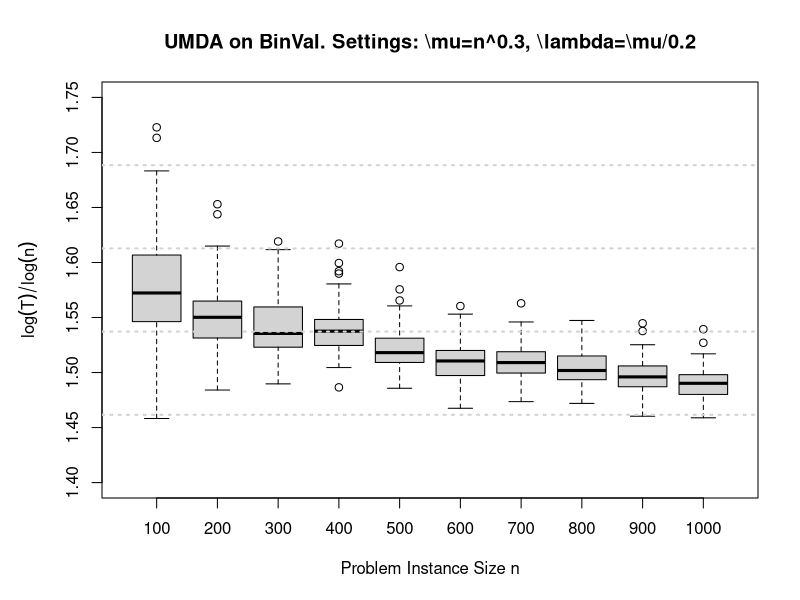

Generate this figure with R:
#setEPS()
#postscript
pdf(file="umda_bval_0.3.pdf", width = 16.0, height = 6)
par(mfrow=c(1,1))
mar.default = c(5, 4, 4, 2) + 0.1
par(mar=mar.default+c(0,1,0,0))

#small population size
raw.small = read.table(file = "umda_binval_power0.3_gamma0.2.txt", header= FALSE)

for (n in seq(100, 1000, by=100)){
  print(nrow(raw.small[raw.small$V1==n, ]))
}

m = matrix(0L, nrow=10, ncol=100, dimnames = list(seq(100,1000,by=100),1:100))
print(m)

r = 1
for (n in seq(100, 1000, by=100)){
  nres = raw.small[raw.small$V1==n,]
  rows = nrow(nres)
  c = 1
  for (cols in 1:rows){
    m[r,c] = nres[cols,3]
    c = c + 1
  }
  r = r + 1
}

is.na(m) <- m==0
print(m)
print(nrow(m))
for (n in 1:nrow(m)){
  m[n,is.na(m[n,])] = mean(m[n,], na.rm = TRUE)
}
print(m)

#data = matrix(data.vector, nrow = 10, ncol = 100, byrow = TRUE, dimnames = list(seq(100,1000,by=100),1:100))
rm = rowMeans(m, na.rm = TRUE, dims = 1)
print(rm)
x = seq(100, 1000, by=100)
y = rm


boxplot(log(m)/(log(x)) ~ x, 
        xlab = "Problem Instance Size n", ylim=c(1.40, 1.75),
        ylab = expression(log(T)/log(n)), main="UMDA on BinVal. Settings: \\mu=n^0.3, \\lambda=\\mu/0.2")

#abline(h=1.65, col="blue")
grid(NA, 5, lwd = 2) 

#plot(x,log(y)/log(x), pch=16,tck=0.03, main = "Small population size", xlab = "Length of bitstring",
#      ylab = "Average runtime", cex.lab=2, cex.main=2, cex.axis=1.5, xlim=c(0,550), ylim=c(1.9,2.2))

#abline(h=2.0, col="red")
# ds = data.frame(x=x, y=y)
# str(ds)
# m = nls(y~a*x^power, data=ds, start = list(a=.5, power=1.5), trace = T)
# a = round(coef(m)[1],3)
# power = round(coef(m)[2],3)
# lines(x, predict(m, list(x=x)), lty=1, col="red")
# text(100,600000,expression(4.304*n^1.802), pos = 4, cex = 2)
# grid(nx=NULL, ny = NULL, col = "gray48", lty = "dotted",
#      lwd = 2, equilogs = TRUE)

# medium population size
# raw.small = read.table(file = "umda-los-medium", header= FALSE)
# data.vector = c()
# for (n in seq(100, 1000, by=100)){
#   for (row in 1:1000) {
#     if (raw.small[row,1]==n){
#       data.vector = c(data.vector, raw.small[row,3])
#     }
#   }
# }
# data = matrix(data.vector, nrow = 10, ncol = 100, byrow = TRUE, dimnames = list(seq(100,1000,by=100),1:100))
# rm = rowMeans(data, na.rm = FALSE,dims = 1)
# x = seq(100, 1000, by=100)
# y = rm
# 
# boxplot(log(data)/log(x)~ x)
# plot(x,y, pch=16,tck=0.03, main = "Medium population size", xlab = "Length of bitstring",
#      ylab = "Average runtime", cex.lab=2, cex.main=2, cex.axis=1.5)
# ds = data.frame(x=x, y=y)
# str(ds)
# m = nls(y~a*x^power, data=ds, start = list(a=.5, power=1.5), trace = T)
# a = round(coef(m)[1],3)
# power = round(coef(m)[2],3)
# lines(x, predict(m, list(x=x)), lty=1, col="red")
# text(100,600000,expression(1.468*n^1.946), pos = 4, cex = 2)
# grid(nx=NULL, ny = NULL, col = "gray48", lty = "dotted",
#      lwd = 2, equilogs = TRUE)

# large population size
# raw.small = read.table(file = "umda-los-large", header= FALSE)
# data.vector = c()
# for (n in seq(100, 1000, by=100)){
#   for (row in 1:1000) {
#     if (raw.small[row,1]==n){
#       data.vector = c(data.vector, raw.small[row,3])
#     }
#   }
# }
# data = matrix(data.vector, nrow = 10, ncol = 100, byrow = TRUE, dimnames = list(seq(100,1000,by=100),1:100))
# rm = rowMeans(data, na.rm = FALSE,dims = 1)
# x = seq(100, 1000, by=100)
# y = rm
# 
# boxplot(log(data)/log(x) ~ x)
# plot(x,y, pch=16,tck=0.03, main = "Large population size", xlab = "Length of bitstring",
#      ylab = "Average runtime", cex.lab=2, cex.main=2, cex.axis=1.5)
# ds = data.frame(x=x, y=y)
# str(ds)
# m = nls(y~a*x^power, data=ds, start = list(a=.5, power=1.5), trace = T)
# a = round(coef(m)[1],3)
# power = round(coef(m)[2],3)
# lines(x, predict(m, list(x=x)), lty=1, col="red")
# text(100,1500000,expression(6.360*n^1.874), pos = 4, cex = 2)
# grid(nx=NULL, ny = NULL, col = "gray48", lty = "dotted",
#      lwd = 2, equilogs = TRUE)

par(mfrow =c(1,1))
dev.off()
